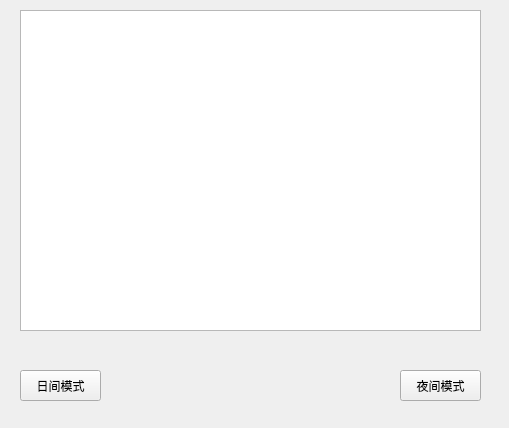
<?xml version="1.0" encoding="UTF-8"?>
<ui version="4.0">
 <class>Widget</class>
 <widget class="QWidget" name="Widget">
  <property name="geometry">
   <rect>
    <x>0</x>
    <y>0</y>
    <width>509</width>
    <height>428</height>
   </rect>
  </property>
  <property name="windowTitle">
   <string>Widget</string>
  </property>
  <widget class="QPlainTextEdit" name="plainTextEdit">
   <property name="geometry">
    <rect>
     <x>20</x>
     <y>10</y>
     <width>461</width>
     <height>321</height>
    </rect>
   </property>
  </widget>
  <widget class="QPushButton" name="pushButton">
   <property name="geometry">
    <rect>
     <x>20</x>
     <y>370</y>
     <width>81</width>
     <height>31</height>
    </rect>
   </property>
   <property name="text">
    <string>日间模式</string>
   </property>
  </widget>
  <widget class="QPushButton" name="pushButton_2">
   <property name="geometry">
    <rect>
     <x>400</x>
     <y>370</y>
     <width>81</width>
     <height>31</height>
    </rect>
   </property>
   <property name="text">
    <string>夜间模式</string>
   </property>
  </widget>
 </widget>
 <resources/>
 <connections/>
</ui>
